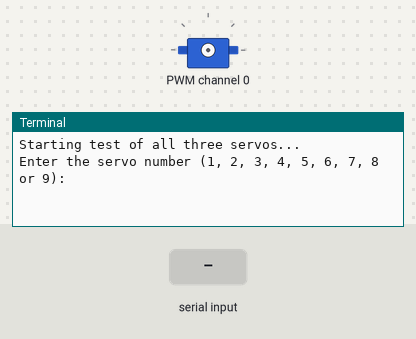
The program below on a simulated Raspberry Pi (BCM pin numbers). Parts: servo, the last lines printed to the terminal. The test bench sets the inputs (shaded band).

Above: at 1.2 s.
1.3 s: "1" typed at the terminal, then Enter
At 1.9 s:
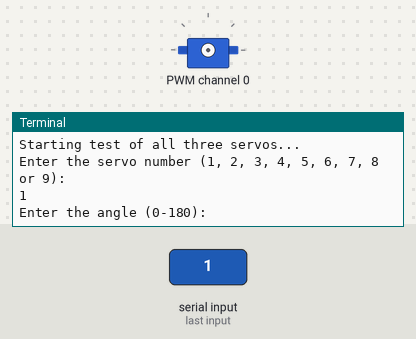
2.8 s: "2" typed at the terminal, then Enter
At 3.6 s:
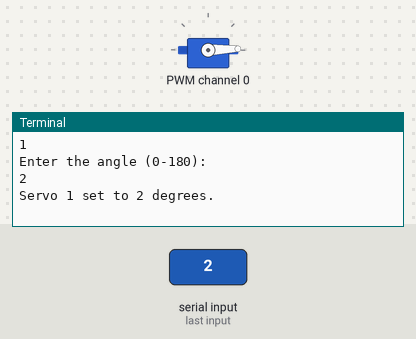

Measured:
- after the input at 1.3 s, the terminal: prints a new line at once (image 1)
- after the input at 2.8 s, the terminal: prints a new line at once (image 2)

The program:

calibrationMultipleServo.py
```python
# This script is used to calibrate multiple servo motors connected to a PCA9685 PWM driver.
import time
import busio
from board import SDA, SCL
from adafruit_pca9685 import PCA9685
from adafruit_motor import servo

# I2C-connection for servo control
i2c = busio.I2C(SCL, SDA)

# PCA9685 initialization
pca = PCA9685(i2c)
pca.frequency = 50  # Standard frequency for servos

# Eye 1
servo_1 = servo.Servo(pca.channels[0])  # up and down
servo_2 = servo.Servo(pca.channels[2])  # open and close
servo_3 = servo.Servo(pca.channels[4])  # left and right
# Eye 2
servo_4 = servo.Servo(pca.channels[6])  # up and down
servo_5 = servo.Servo(pca.channels[7])  # open and close
servo_6 = servo.Servo(pca.channels[8])  # left and right
# Eye 3
servo_7 = servo.Servo(pca.channels[10])  # up and down
servo_8 = servo.Servo(pca.channels[12])  # open and close
servo_9 = servo.Servo(pca.channels[14])  # left and right

# Movement test
print("Starting test of all three servos...")

while True:
    # get console input for servo angles and servo number
    try:
        servo_number = int(input("Enter the servo number (1, 2, 3, 4, 5, 6, 7, 8 or 9): "))
        angle = int(input("Enter the angle (0-180): "))

        if servo_number == 1:
            angle = max(0, min(180, angle))
            servo_1.angle = angle
            print(f"Servo 1 set to {angle} degrees.")
        elif servo_number == 2:
            angle = max(0, min(180, angle))
            servo_2.angle = angle
            print(f"Servo 2 set to {angle} degrees.")
        elif servo_number == 3:
            angle = max(0, min(180, angle))
            servo_3.angle = angle
            print(f"Servo 3 set to {angle} degrees.")
        elif servo_number == 4:
            angle = max(0, min(180, angle))
            servo_4.angle = angle
            print(f"Servo 4 set to {angle} degrees.")
        elif servo_number == 5:
            angle = max(0, min(180, angle))
            servo_5.angle = angle
            print(f"Servo 5 set to {angle} degrees.")
        elif servo_number == 6:
            angle = max(0, min(180, angle))
            servo_6.angle = angle
            print(f"Servo 6 set to {angle} degrees.")
        elif servo_number == 7:
            angle = max(0, min(180, angle))
            servo_7.angle = angle
            print(f"Servo 7 set to {angle} degrees.")
        elif servo_number == 8:
            angle = max(0, min(180, angle))
            servo_8.angle = angle
            print(f"Servo 8 set to {angle} degrees.")
        elif servo_number == 9:
            angle = max(0, min(180, angle))
            servo_9.angle = angle
            print(f"Servo 9 set to {angle} degrees.")
        else:
            print("Test aborted. Invalid servo number.")
            break

        time.sleep(1)  # Short pause to see the movement
    except ValueError:
        print("Invalid input. Please enter a number.")
    except KeyboardInterrupt:
        print("\nTest aborted.")
        break
# Move all servos back to center
print("Moving all servos back to center...")
servo_1.angle = 90
time.sleep(1)
servo_2.angle = 90
time.sleep(1)
servo_3.angle = 90
time.sleep(1)
servo_4.angle = 90
time.sleep(1)
servo_5.angle = 90
time.sleep(1)
servo_6.angle = 90
time.sleep(1)
servo_7.angle = 90
time.sleep(1)
servo_8.angle = 90
time.sleep(1)
servo_9.angle = 90
time.sleep(1)
```
